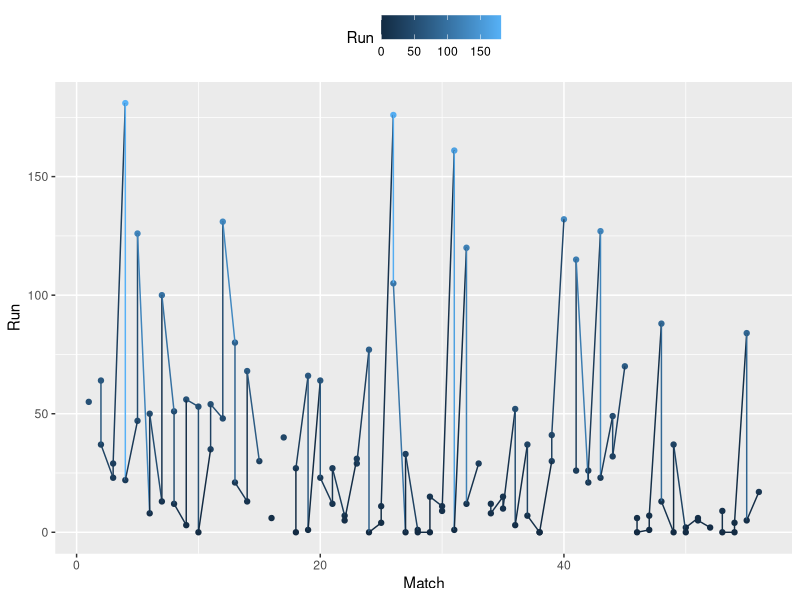

Recreate this plot in R.
# Libraries

library(tidyverse)

# Data

mominul_test <- read_csv("random/cricket/mominul_test_runs.csv")

View(mominul_test_innings)

mominul_test <- mominul_test %>% mutate(Total_run = Bat1+Bat2, )

mominul_test_innings <- pivot_longer(data = mominul_test,
                                     cols = starts_with("Ba"), 
                                     names_to = "Innings", 
                                     values_to = "Run")
mominul_test_innings %>% ggplot(aes(Match, Run, color = Run))+
  geom_point()+geom_line()+
  theme(legend.position = "top")

